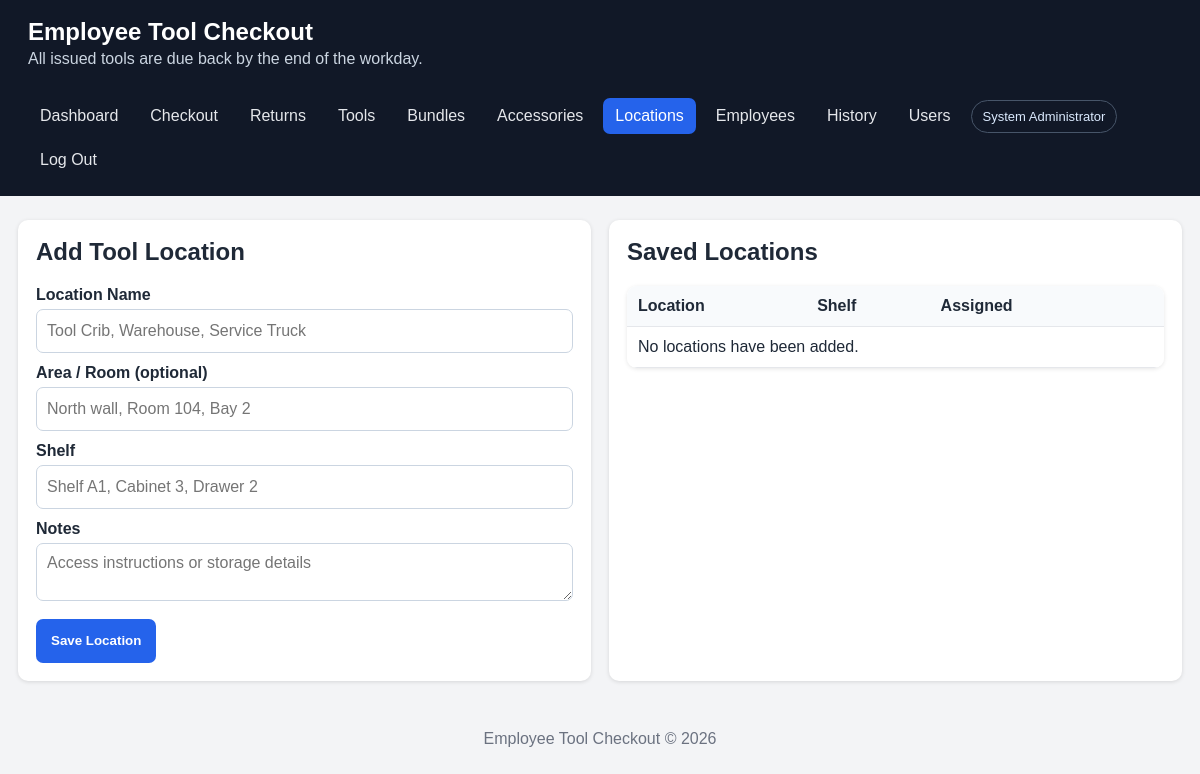
/locations.php (signed in), run on an earlier commit of the app's database.
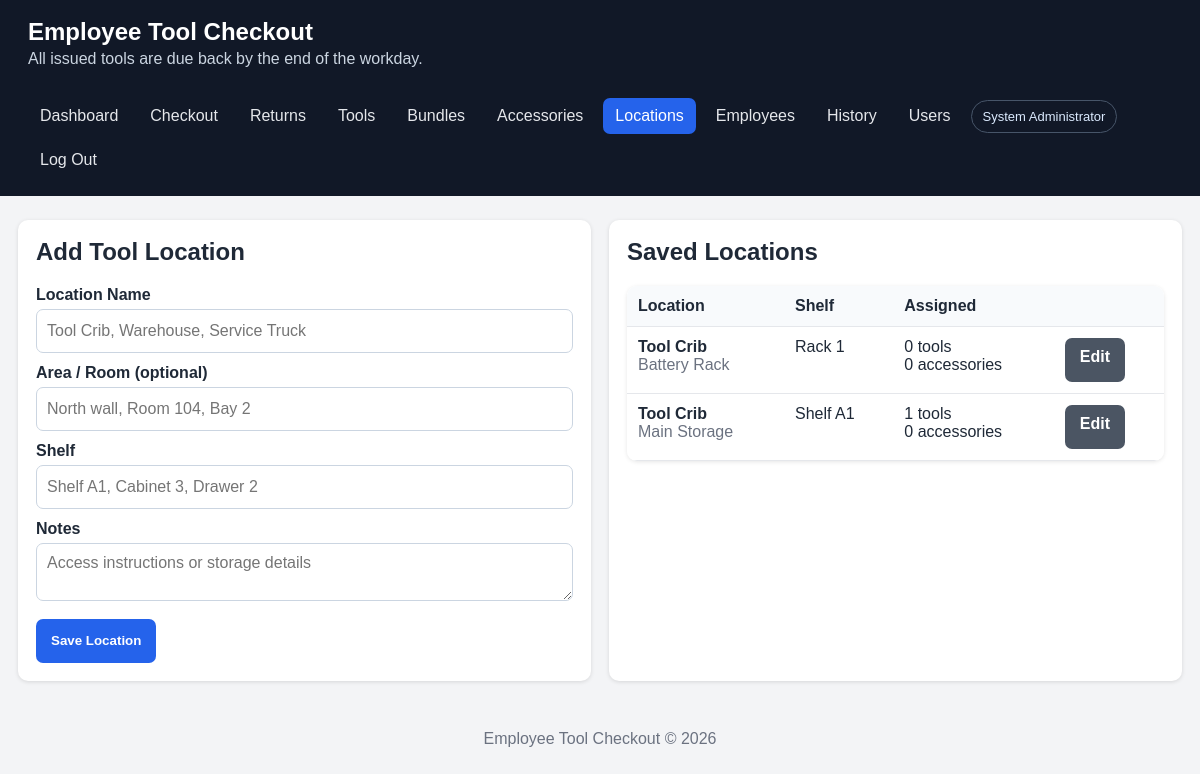
And on a later commit of the database.
### tables this page shows
CREATE TABLE IF NOT EXISTS tool_locations (
    id INT UNSIGNED AUTO_INCREMENT PRIMARY KEY,
    location_name VARCHAR(150) NOT NULL,
    area VARCHAR(150) NULL,
    shelf VARCHAR(100) NOT NULL,
    notes TEXT NULL,
    active TINYINT(1) NOT NULL DEFAULT 1,
    created_at DATETIME NOT NULL DEFAULT CURRENT_TIMESTAMP,
    UNIQUE KEY uq_tool_location (location_name, area, shelf)
);

### includes/functions.php (called while the page is built, shortened)
<?php
function e(?string $value): string
{
    return htmlspecialchars($value ?? '', ENT_QUOTES, 'UTF-8');
}

### includes/auth.php (called while the page is built, shortened)
<?php
function current_user(): ?array
{
    return isset($_SESSION['user']) && is_array($_SESSION['user']) ? $_SESSION['user'] : null;
}

### locations.php (the view, shortened to what this page needs)
<?php
require __DIR__.'/includes/header.php';
$pdo=db();
$id=(int)($_GET['id']??$_POST['id']??0);
$edit=null;
$rows=$pdo->query('SELECT l.*, (SELECT COUNT(*) FROM tools t WHERE t.location_id=l.id) tool_count, (SELECT COUNT(*) FROM accessories a WHERE a.location_id=l.id) accessory_count FROM tool_locations l ORDER BY l.location_name,l.area,l.shelf')->fetchAll();
?>
<div class="grid two">
<div class="card"><h2><?= $edit?'Edit':'Add' ?> Tool Location</h2><form method="post"><?php if($edit):?><input type="hidden" name="id" value="<?=$id?>"><?php endif;?>
<label>Location Name</label><input name="location_name" required value="<?=e($edit['location_name']??'')?>" placeholder="Tool Crib, Warehouse, Service Truck">
<label>Area / Room (optional)</label><input name="area" value="<?=e($edit['area']??'')?>" placeholder="North wall, Room 104, Bay 2">
<label>Shelf</label><input name="shelf" required value="<?=e($edit['shelf']??'')?>" placeholder="Shelf A1, Cabinet 3, Drawer 2">
<label>Notes</label><textarea name="notes" placeholder="Access instructions or storage details"><?=e($edit['notes']??'')?></textarea>
<div class="actions"><button>Save Location</button><?php if($edit):?><a class="button secondary" href="locations.php">Cancel</a><?php endif;?></div></form></div>
<div class="card"><h2>Saved Locations</h2><div class="table-wrap"><table><thead><tr><th>Location</th><th>Shelf</th><th>Assigned</th><th></th></tr></thead><tbody>
<?php foreach($rows as $r):?><tr><td><strong><?=e($r['location_name'])?></strong><br><span class="muted"><?=e($r['area']?:'No area specified')?><?=$r['active']?'':' · Inactive'?></span></td><td><?=e($r['shelf'])?></td><td><?=(int)$r['tool_count']?> tools<br><?=(int)$r['accessory_count']?> accessories</td><td><a class="button secondary" href="locations.php?id=<?=(int)$r['id']?>">Edit</a></td></tr><?php endforeach;?>
<?php if(!$rows):?><tr><td colspan="4">No locations have been added.</td></tr><?php endif;?></tbody></table></div></div></div>
<?php require __DIR__.'/includes/footer.php';?>

### includes/header.php (shortened to what this page needs)
<?php
require_once __DIR__ . '/functions.php';
require_once __DIR__ . '/auth.php';
$current = basename($_SERVER['PHP_SELF']);
?>
<!doctype html>
<html lang="en">
<head>
    <link rel="stylesheet" href="assets/style.css">
</head>
<body>
<header class="topbar">
    <div>
        <h1><?= e(APP_NAME) ?></h1>
        <p>All issued tools are due back by the end of the workday.</p>
    </div>
    <nav>
        <a class="<?= $current === 'index.php' ? 'active' : '' ?>" href="index.php">Dashboard</a>
        <a class="<?= $current === 'checkout.php' ? 'active' : '' ?>" href="checkout.php">Checkout</a>
        <a class="<?= $current === 'returns.php' ? 'active' : '' ?>" href="returns.php">Returns</a>
        <a class="<?= in_array($current,['tools.php','tool_form.php'],true) ? 'active' : '' ?>" href="tools.php">Tools</a>
        <a class="<?= in_array($current,['bundles.php','bundle_form.php'],true) ? 'active' : '' ?>" href="bundles.php">Bundles</a>
        <a class="<?= $current === 'accessories.php' ? 'active' : '' ?>" href="accessories.php">Accessories</a>
        <a class="<?= $current === 'locations.php' ? 'active' : '' ?>" href="locations.php">Locations</a>
        <a class="<?= $current === 'employees.php' ? 'active' : '' ?>" href="employees.php">Employees</a>
        <a class="<?= $current === 'history.php' ? 'active' : '' ?>" href="history.php">History</a>
        <?php if ((current_user()['role'] ?? '') === 'admin'): ?><a class="<?= $current === 'users.php' ? 'active' : '' ?>" href="users.php">Users</a><?php endif; ?>
        <span class="user-chip"><?= e(current_user()['full_name'] ?? '') ?></span>
        <a href="logout.php">Log Out</a>
    </nav>
</header>
<main class="container">

### includes/footer.php (shortened to what this page needs)
</main>
<footer>Employee Tool Checkout &copy; <?= date('Y') ?></footer>
</body>
</html>

### assets/style.css (style rules this page uses)
:root { font-family: Arial, sans-serif; color: #1f2937; background: #f3f4f6; }
* { box-sizing: border-box; }
body { margin: 0; }
.topbar { background: #111827; color: #fff; padding: 18px 28px; display: flex; gap: 30px; align-items: center; justify-content: space-between; flex-wrap: wrap; }
.topbar h1 { margin: 0 0 4px; font-size: 24px; }
.topbar p { margin: 0; color: #cbd5e1; }
nav { display: flex; gap: 8px; flex-wrap: wrap; }
nav a { color: #e5e7eb; text-decoration: none; padding: 9px 12px; border-radius: 7px; }
nav a:hover, nav a.active { background: #2563eb; color: white; }
.container { max-width: 1250px; margin: 24px auto; padding: 0 18px; }
.grid { display: grid; gap: 18px; }
.grid.two { grid-template-columns: repeat(auto-fit, minmax(330px, 1fr)); }
.card { background: white; border-radius: 10px; padding: 18px; box-shadow: 0 1px 4px rgba(0,0,0,.12); }
.card h2, .card h3 { margin-top: 0; }
label { display: block; font-weight: 700; margin: 11px 0 5px; }
input, select, textarea { width: 100%; padding: 10px; border: 1px solid #cbd5e1; border-radius: 7px; font: inherit; }
textarea { min-height: 85px; resize: vertical; }
button, .button { display: inline-block; background: #2563eb; color: white; border: 0; border-radius: 7px; padding: 10px 15px; cursor: pointer; text-decoration: none; font-weight: 700; }
.button.secondary { background: #4b5563; }
.actions { display: flex; gap: 8px; flex-wrap: wrap; margin-top: 14px; }
table { width: 100%; border-collapse: collapse; background: white; }
th, td { padding: 11px; border-bottom: 1px solid #e5e7eb; text-align: left; vertical-align: top; }
th { background: #f8fafc; }
.table-wrap { overflow-x: auto; border-radius: 10px; box-shadow: 0 1px 4px rgba(0,0,0,.1); }
.muted { color: #6b7280; }
footer { text-align: center; color: #6b7280; padding: 25px; }
.user-chip { align-self: center; padding: 8px 11px; border: 1px solid #475569; border-radius: 999px; color: #dbeafe; font-size: 13px; }
body { padding-bottom: env(safe-area-inset-bottom); }
.topbar { padding-top: max(18px, env(safe-area-inset-top)); }
button, .button, input, select, textarea { min-height: 44px; }

What changed in the data, as far as the page shows it:
added tool_locations: location_name "Tool Crib", area "Battery Rack", shelf "Rack 1", tool_count "0", accessory_count "0"
added tool_locations: location_name "Tool Crib", area "Main Storage", shelf "Shelf A1", tool_count "1", accessory_count "0"
Also different on the page:
text no longer shown: "No locations have been added."
